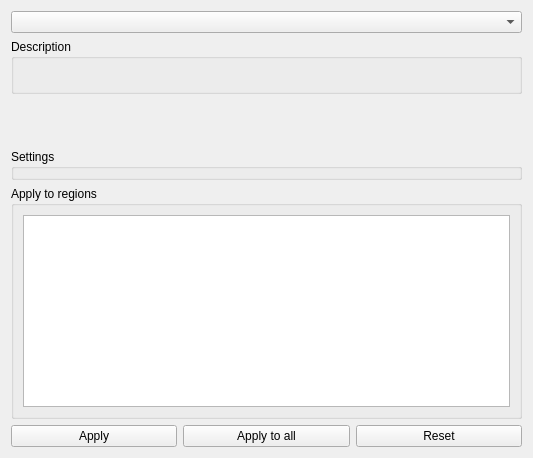
<?xml version="1.0" encoding="UTF-8"?>
<ui version="4.0">
 <class>Computations</class>
 <widget class="QWidget" name="Computations">
  <property name="geometry">
   <rect>
    <x>0</x>
    <y>0</y>
    <width>533</width>
    <height>458</height>
   </rect>
  </property>
  <property name="sizePolicy">
   <sizepolicy hsizetype="Minimum" vsizetype="Minimum">
    <horstretch>0</horstretch>
    <verstretch>0</verstretch>
   </sizepolicy>
  </property>
  <property name="windowTitle">
   <string>Form</string>
  </property>
  <layout class="QVBoxLayout" name="verticalLayout">
   <item>
    <widget class="QComboBox" name="cmbRegComps">
     <property name="sizePolicy">
      <sizepolicy hsizetype="Preferred" vsizetype="Fixed">
       <horstretch>0</horstretch>
       <verstretch>0</verstretch>
      </sizepolicy>
     </property>
    </widget>
   </item>
   <item>
    <widget class="QGroupBox" name="grpRegDesc">
     <property name="sizePolicy">
      <sizepolicy hsizetype="Minimum" vsizetype="Minimum">
       <horstretch>0</horstretch>
       <verstretch>0</verstretch>
      </sizepolicy>
     </property>
     <property name="title">
      <string>Description</string>
     </property>
     <layout class="QHBoxLayout" name="horizontalLayout_3">
      <item>
       <widget class="QLabel" name="lblRegDesc">
        <property name="sizePolicy">
         <sizepolicy hsizetype="Minimum" vsizetype="Minimum">
          <horstretch>0</horstretch>
          <verstretch>0</verstretch>
         </sizepolicy>
        </property>
        <property name="text">
         <string/>
        </property>
        <property name="wordWrap">
         <bool>true</bool>
        </property>
       </widget>
      </item>
     </layout>
    </widget>
   </item>
   <item>
    <spacer name="verticalSpacer">
     <property name="orientation">
      <enum>Qt::Vertical</enum>
     </property>
     <property name="sizeHint" stdset="0">
      <size>
       <width>20</width>
       <height>40</height>
      </size>
     </property>
    </spacer>
   </item>
   <item>
    <widget class="QGroupBox" name="grpRegionSettings">
     <property name="sizePolicy">
      <sizepolicy hsizetype="Minimum" vsizetype="Minimum">
       <horstretch>0</horstretch>
       <verstretch>0</verstretch>
      </sizepolicy>
     </property>
     <property name="title">
      <string>Settings</string>
     </property>
    </widget>
   </item>
   <item>
    <widget class="QGroupBox" name="grpRegRestrict">
     <property name="sizePolicy">
      <sizepolicy hsizetype="Minimum" vsizetype="Preferred">
       <horstretch>0</horstretch>
       <verstretch>0</verstretch>
      </sizepolicy>
     </property>
     <property name="title">
      <string>Apply to regions</string>
     </property>
     <layout class="QVBoxLayout" name="verticalLayout_4">
      <item>
       <widget class="QListView" name="regRestrictView">
        <property name="sizePolicy">
         <sizepolicy hsizetype="Minimum" vsizetype="Preferred">
          <horstretch>0</horstretch>
          <verstretch>0</verstretch>
         </sizepolicy>
        </property>
        <property name="selectionMode">
         <enum>QAbstractItemView::MultiSelection</enum>
        </property>
        <property name="selectionBehavior">
         <enum>QAbstractItemView::SelectRows</enum>
        </property>
       </widget>
      </item>
     </layout>
    </widget>
   </item>
   <item>
    <layout class="QHBoxLayout" name="horizontalLayout_2">
     <item>
      <widget class="QPushButton" name="btnRegApply">
       <property name="text">
        <string>Apply</string>
       </property>
      </widget>
     </item>
     <item>
      <widget class="QPushButton" name="btnRegApplyAll">
       <property name="text">
        <string>Apply to all</string>
       </property>
      </widget>
     </item>
     <item>
      <widget class="QPushButton" name="btnRegReset">
       <property name="text">
        <string>Reset</string>
       </property>
      </widget>
     </item>
    </layout>
   </item>
  </layout>
 </widget>
 <resources/>
 <connections/>
</ui>
